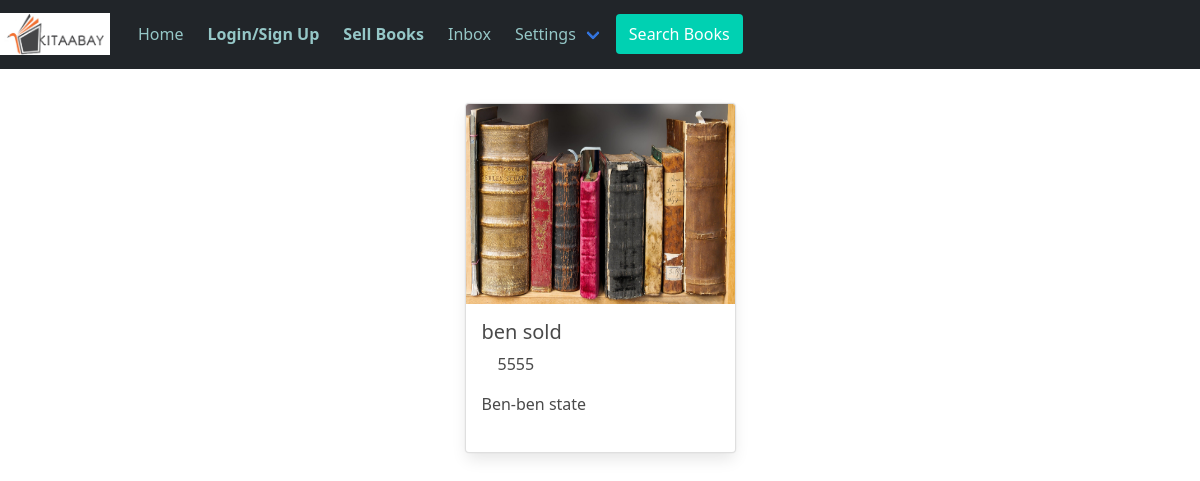
Page /ben/sold on the committed database.
### post/models.py (models this page shows, shortened)
class Post(models.Model):
	id = models.UUIDField(primary_key=True, default=uuid.uuid4, editable=False)
	content =  models.ManyToManyField(PostFileContent, related_name='contents')
	title = models.TextField(max_length=50, verbose_name='title',default='title')
	caption = models.TextField(max_length=1500, verbose_name='Caption')
	category = models.CharField(max_length=100,default='novel')
	cost = models.IntegerField(default=0)
	posted = models.DateTimeField(auto_now_add=True)
	user = models.ForeignKey(User, on_delete=models.CASCADE)
	likes = models.IntegerField(default=0)
	state = models.CharField(max_length=100, null=True, blank=True)
	city = models.CharField(max_length=100, null=True, blank=True)
	address = models.CharField(max_length=100, null=True, blank=True)
	parcel = models.BooleanField()
	status = models.BooleanField()
	feedback = models.CharField(max_length=150, blank=True,default='None')
	suggestions = models.CharField(max_length=150,  blank=True,default='None')
	def get_absolute_url(self):
		return reverse('postdetails', args=[str(self.id)])

class PostFileContent(models.Model):
	user = models.ForeignKey(User, on_delete=models.CASCADE, related_name='content_owner')
	file = models.FileField(upload_to=user_directory_path)

### authy/views.py (the view)
# urls.py: path('<username>/sold',sold_books,name='soldbooks' )
def sold_books(request,username):
	user = get_object_or_404(User, username=username)
	profile = Profile.objects.get(user=user)
	posts = Post.objects.filter(user=user,status=True)
	template = loader.get_template('sold_books.html')
	context = {
		'posts':posts,
	}
	return HttpResponse(template.render(context, request))

### bookstore/templates/sold_books.html
{% extends 'base.html' %}
{% load static %}
{% block content %}
<div class="row row-cols-1 row-cols-md-4 g-4" style="margin: 10px; justify-content: center;">
    {% for post_item in posts %}
    <div class="col">
      <div class="card" style="height:350px;width:300px;">
        <a href="{{ post_item.get_absolute_url }}">
        <img src="{{ post_item.content.first.file.url }}" class="card-img-top" alt="..." style="height: 200px;width: 300px;align-self: center;"></a>
        <div class="card-body">
          <h5 class="card-title">{{ post_item.title }}</h5>
          <p class="card-text media-right">{{ post_item.cost }}</p>
          <p class="card-text">{{ post_item.city }}-{{ post_item.state }}</p>
        </div>
      </div>
    </div>
    {% endfor %}
    </div>
{% endblock %}

### bookstore/templates/base.html (style rules this page uses)
body a { text-decoration: none; }

### rows in the picture
Post: content.first.file (picture), title "ben sold", cost "5555", city "Ben", state "ben state"
